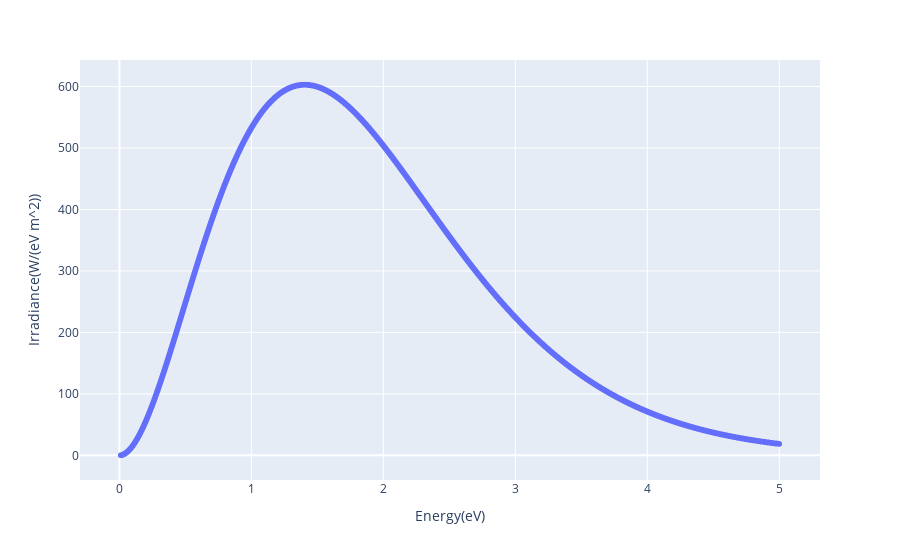

Notebook code cell kept with this figure:
### Code cell
energy = linspace(0.01, 5, num = 2900) # in ev
irradiance = []

for i in energy:
  irradiance.append(irradiance_energy(T = 5775, E = i))

irradiance_energy_df = DataFrame({'Energy(eV)': energy, 'Irradiance(W/(eV m^2))': irradiance})

scatter(irradiance_energy_df, x = "Energy(eV)", y = 'Irradiance(W/(eV m^2))')

### Figure 1 — Plotly figure (JSON) as saved in the notebook; plotly's stock layout.template omitted (floating-point values rounded to 4 significant figures; data arrays with more than 128 entries replaced by an {"elided": "..."} marker saying what was removed)
{"data": [{"hovertemplate": "Energy(eV)=%{x}<br>Irradiance(W/(eV m^2))=%{y}<extra></extra>", "legendgroup": "", "marker": {"color": "#636efa", "symbol": "circle"}, "mode": "markers", "name": "", "showlegend": false, "x": {"elided": "2900 float values"}, "xaxis": "x", "y": {"elided": "2900 float values"}, "yaxis": "y", "type": "scattergl"}], "layout": {"xaxis": {"anchor": "y", "domain": [0.0, 1.0], "title": {"text": "Energy(eV)"}}, "yaxis": {"anchor": "x", "domain": [0.0, 1.0], "title": {"text": "Irradiance(W/(eV m^2))"}}, "legend": {"tracegroupgap": 0}, "margin": {"t": 60}}}
